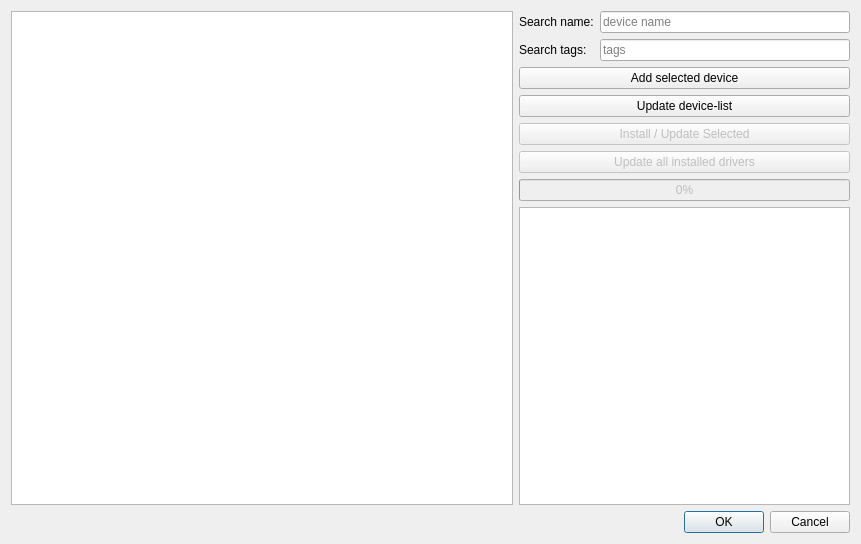
<?xml version="1.0" encoding="UTF-8"?>
<ui version="4.0">
 <class>Dialog_Add_Device</class>
 <widget class="QDialog" name="Dialog_Add_Device">
  <property name="geometry">
   <rect>
    <x>0</x>
    <y>0</y>
    <width>861</width>
    <height>544</height>
   </rect>
  </property>
  <property name="windowTitle">
   <string>Dialog</string>
  </property>
  <layout class="QGridLayout" name="gridLayout_2">
   <item row="7" column="1" colspan="2">
    <widget class="QProgressBar" name="progressBar">
     <property name="enabled">
      <bool>false</bool>
     </property>
     <property name="value">
      <number>0</number>
     </property>
     <property name="invertedAppearance">
      <bool>false</bool>
     </property>
    </widget>
   </item>
   <item row="6" column="1" colspan="2">
    <widget class="QPushButton" name="pushButton_update_drivers">
     <property name="enabled">
      <bool>false</bool>
     </property>
     <property name="text">
      <string>Update all installed drivers</string>
     </property>
    </widget>
   </item>
   <item row="5" column="1" colspan="2">
    <widget class="QPushButton" name="pushButton_install_update_selected">
     <property name="enabled">
      <bool>false</bool>
     </property>
     <property name="text">
      <string>Install / Update Selected</string>
     </property>
    </widget>
   </item>
   <item row="4" column="1" colspan="2">
    <widget class="QPushButton" name="pushButton_update_driver_list">
     <property name="text">
      <string>Update device-list</string>
     </property>
    </widget>
   </item>
   <item row="2" column="2">
    <widget class="QLineEdit" name="lineEdit_search_tags">
     <property name="maximumSize">
      <size>
       <width>250</width>
       <height>16777215</height>
      </size>
     </property>
     <property name="placeholderText">
      <string>tags</string>
     </property>
    </widget>
   </item>
   <item row="1" column="1">
    <widget class="QLabel" name="label">
     <property name="text">
      <string>Search name:</string>
     </property>
    </widget>
   </item>
   <item row="3" column="1" colspan="2">
    <widget class="QPushButton" name="pushButton_activate_selected">
     <property name="text">
      <string>Add selected device</string>
     </property>
    </widget>
   </item>
   <item row="2" column="1">
    <widget class="QLabel" name="label_2">
     <property name="text">
      <string>Search tags:</string>
     </property>
    </widget>
   </item>
   <item row="1" column="2">
    <widget class="QLineEdit" name="lineEdit_search_name">
     <property name="maximumSize">
      <size>
       <width>250</width>
       <height>16777215</height>
      </size>
     </property>
     <property name="placeholderText">
      <string>device name</string>
     </property>
    </widget>
   </item>
   <item row="9" column="0" colspan="3">
    <widget class="QDialogButtonBox" name="buttonBox">
     <property name="orientation">
      <enum>Qt::Horizontal</enum>
     </property>
     <property name="standardButtons">
      <set>QDialogButtonBox::Cancel|QDialogButtonBox::Ok</set>
     </property>
    </widget>
   </item>
   <item row="8" column="1" colspan="2">
    <widget class="QTextEdit" name="textEdit_device_info">
     <property name="enabled">
      <bool>true</bool>
     </property>
    </widget>
   </item>
   <item row="1" column="0" rowspan="8">
    <widget class="QTreeView" name="treeView_devices"/>
   </item>
  </layout>
 </widget>
 <resources/>
 <connections>
  <connection>
   <sender>buttonBox</sender>
   <signal>rejected()</signal>
   <receiver>Dialog_Add_Device</receiver>
   <slot>reject()</slot>
   <hints>
    <hint type="sourcelabel">
     <x>316</x>
     <y>260</y>
    </hint>
    <hint type="destinationlabel">
     <x>286</x>
     <y>274</y>
    </hint>
   </hints>
  </connection>
  <connection>
   <sender>buttonBox</sender>
   <signal>accepted()</signal>
   <receiver>Dialog_Add_Device</receiver>
   <slot>accept()</slot>
   <hints>
    <hint type="sourcelabel">
     <x>248</x>
     <y>254</y>
    </hint>
    <hint type="destinationlabel">
     <x>157</x>
     <y>274</y>
    </hint>
   </hints>
  </connection>
 </connections>
</ui>
